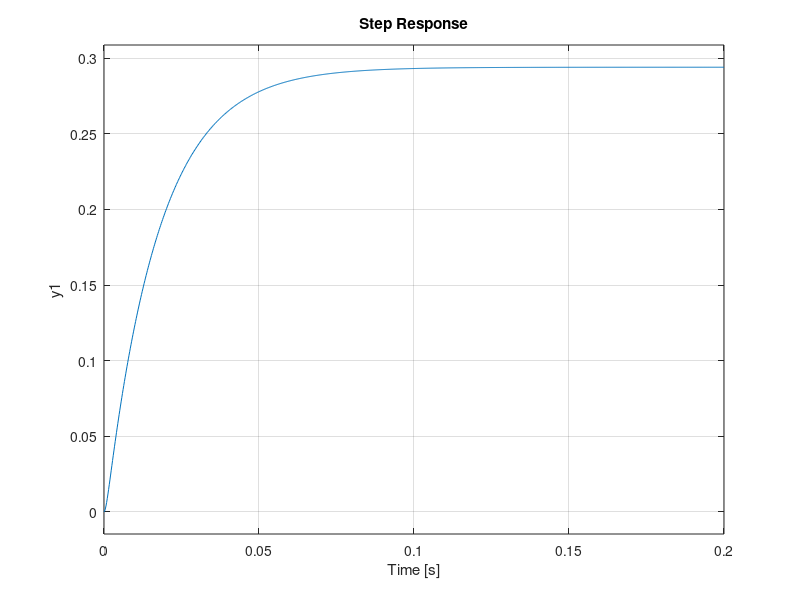

Source code (MATLAB): (Note: this script raises an error after producing the figure.)
clear; clc;
s = tf('s');
load("pololu_37D_pos_second_order", "G_pos");
sys = G_pos;
%% Motor Model
% Motor parameters
L = 2.3e-3;
R = 3.4;
K = 1.32;

G = 1/(s*L+R);

%% Controller tuning
% rltool
C = 0.45966*(s+1478)/s;

% Sampling time
bode(feedback(C*G,1)) % Closed loop bandwidth of the system is 200 rad/s
W_omega3 = 200;
omega_s_min = 5*W_omega3;
Ts_max = 2*pi/omega_s_min;

Ts = 0.005;


%% De-noising
Tf = Ts/2;
bode(1/(1+s*Tf))
omega_3f = 1/Tf;
f_cut = omega_3f/(2*pi);
Cf = 1/(f_cut*11000) - 1e-9

% RC Filter
R_f = 1.7e3;
C_base = 1e-9;
G_f = 1/(1+s*R_f*(C_base+300e-9))
bode(G_f)

R_f = 1.7e3;
C_base = 1e-9;
G_f = 1/(1+s*R_f*(C_base+10e-6))
bode(G_f)

hold on
step(G)
step(G*G_f)

%% Fourier analisys
y = current.Data
x = current.Time
[y2,x2] = resample(y,x);
plot(x, y)
hold on
plot(x2,y2)

x3 = x2(x2 > 3);
y3 = y2(x2 > 3);
plot(x3,y3)

fourier = fft(x3); 
m = abs(fourier);
f = (0:length(fourier)-1)*300/length(fourier); 
plot(f,m)
